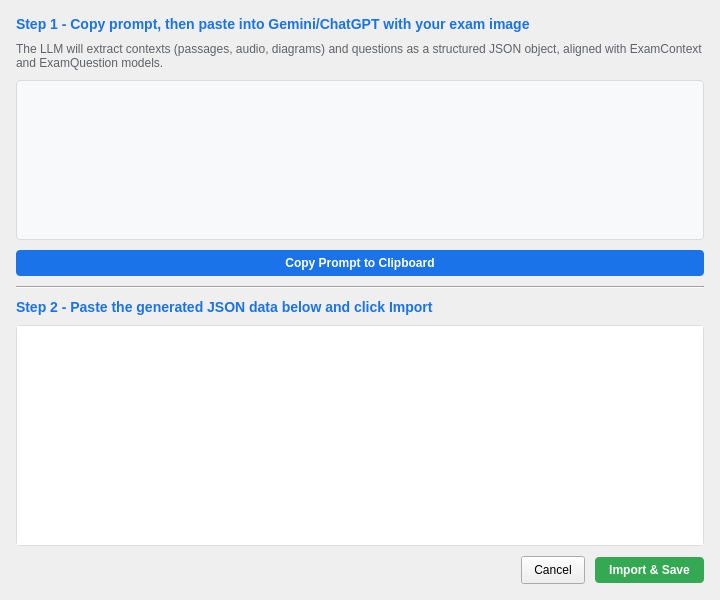
<?xml version="1.0" encoding="UTF-8"?>
<ui version="4.0">
 <class>ImportQuestionsDialog</class>
 <widget class="QDialog" name="ImportQuestionsDialog">
  <property name="geometry">
   <rect>
    <x>0</x>
    <y>0</y>
    <width>720</width>
    <height>600</height>
   </rect>
  </property>
  <property name="windowTitle">
   <string>Import Questions - LLM JSON Import</string>
  </property>
  <layout class="QVBoxLayout" name="main_layout">
   <property name="spacing">
    <number>10</number>
   </property>
   <property name="leftMargin">
    <number>16</number>
   </property>
   <property name="topMargin">
    <number>16</number>
   </property>
   <property name="rightMargin">
    <number>16</number>
   </property>
   <property name="bottomMargin">
    <number>16</number>
   </property>
   <item>
    <widget class="QLabel" name="step1_title">
     <property name="styleSheet">
      <string notr="true">font-weight: bold; font-size: 14px; color: #1a73e8;</string>
     </property>
     <property name="text">
      <string>Step 1 - Copy prompt, then paste into Gemini/ChatGPT with your exam image</string>
     </property>
    </widget>
   </item>
   <item>
    <widget class="QLabel" name="description_label">
     <property name="styleSheet">
      <string notr="true">color: #5f6368; font-size: 12px;</string>
     </property>
     <property name="text">
      <string>The LLM will extract contexts (passages, audio, diagrams) and questions as a structured JSON object, aligned with ExamContext and ExamQuestion models.</string>
     </property>
     <property name="wordWrap">
      <bool>true</bool>
     </property>
    </widget>
   </item>
   <item>
    <widget class="QTextEdit" name="prompt_edit">
     <property name="minimumSize">
      <size>
       <width>0</width>
       <height>160</height>
      </size>
     </property>
     <property name="maximumSize">
      <size>
       <width>16777215</width>
       <height>160</height>
      </size>
     </property>
     <property name="styleSheet">
      <string notr="true">background-color: #f8f9fa; border: 1px solid #dadce0; border-radius: 4px; font-family: monospace; font-size: 11px;</string>
     </property>
     <property name="readOnly">
      <bool>true</bool>
     </property>
    </widget>
   </item>
   <item>
    <widget class="QPushButton" name="copy_btn">
     <property name="styleSheet">
      <string notr="true">background-color: #1a73e8; color: white; font-weight: bold; padding: 6px 12px; border-radius: 4px;</string>
     </property>
     <property name="text">
      <string>Copy Prompt to Clipboard</string>
     </property>
    </widget>
   </item>
   <item>
    <widget class="Line" name="divider_line">
     <property name="styleSheet">
      <string notr="true">color: #dadce0;</string>
     </property>
     <property name="orientation">
      <enum>Qt::Orientation::Horizontal</enum>
     </property>
    </widget>
   </item>
   <item>
    <widget class="QLabel" name="step2_title">
     <property name="styleSheet">
      <string notr="true">font-weight: bold; font-size: 14px; color: #1a73e8;</string>
     </property>
     <property name="text">
      <string>Step 2 - Paste the generated JSON data below and click Import</string>
     </property>
    </widget>
   </item>
   <item>
    <widget class="QTextEdit" name="json_edit">
     <property name="styleSheet">
      <string notr="true">border: 1px solid #dadce0; border-radius: 4px; font-family: monospace; font-size: 11px;</string>
     </property>
    </widget>
   </item>
   <item>
    <layout class="QHBoxLayout" name="button_layout">
     <item>
      <spacer name="button_spacer">
       <property name="orientation">
        <enum>Qt::Orientation::Horizontal</enum>
       </property>
       <property name="sizeHint" stdset="0">
        <size>
         <width>40</width>
         <height>20</height>
        </size>
       </property>
      </spacer>
     </item>
     <item>
      <widget class="QPushButton" name="cancel_btn">
       <property name="styleSheet">
        <string notr="true">padding: 6px 12px;</string>
       </property>
       <property name="text">
        <string>Cancel</string>
       </property>
      </widget>
     </item>
     <item>
      <widget class="QPushButton" name="import_btn">
       <property name="styleSheet">
        <string notr="true">background-color: #34a853; color: white; font-weight: bold; padding: 6px 14px; border-radius: 4px;</string>
       </property>
       <property name="text">
        <string>Import &amp;&amp; Save</string>
       </property>
      </widget>
     </item>
    </layout>
   </item>
  </layout>
 </widget>
 <resources/>
 <connections/>
</ui>
